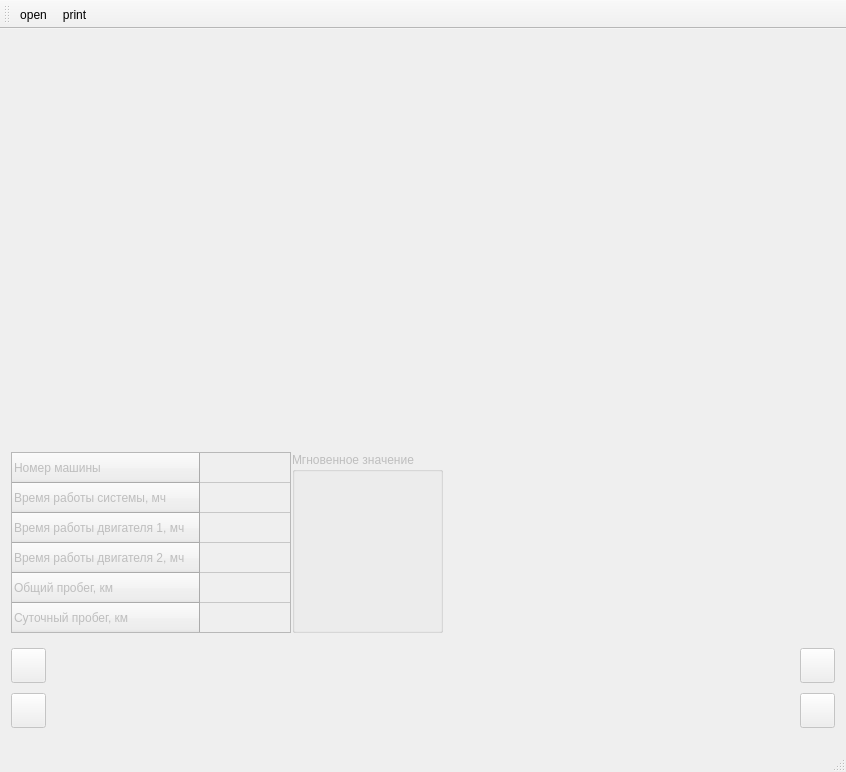
<?xml version="1.0" encoding="UTF-8"?>
<ui version="4.0">
 <class>MainWindow</class>
 <widget class="QMainWindow" name="MainWindow">
  <property name="geometry">
   <rect>
    <x>0</x>
    <y>0</y>
    <width>846</width>
    <height>772</height>
   </rect>
  </property>
  <property name="windowTitle">
   <string>MainWindow</string>
  </property>
  <widget class="QWidget" name="centralWidget">
   <layout class="QVBoxLayout" name="verticalLayout">
    <item>
     <widget class="QwtPlot" name="qwtPlot_2">
      <property name="enabled">
       <bool>false</bool>
      </property>
      <property name="maximumSize">
       <size>
        <width>16777215</width>
        <height>500</height>
       </size>
      </property>
     </widget>
    </item>
    <item>
     <layout class="QHBoxLayout" name="horizontalLayout" stretch="0,0,0">
      <property name="spacing">
       <number>1</number>
      </property>
      <item>
       <widget class="QTableWidget" name="tableWidget">
        <property name="enabled">
         <bool>false</bool>
        </property>
        <property name="minimumSize">
         <size>
          <width>280</width>
          <height>181</height>
         </size>
        </property>
        <property name="maximumSize">
         <size>
          <width>280</width>
          <height>181</height>
         </size>
        </property>
        <property name="verticalScrollBarPolicy">
         <enum>Qt::ScrollBarAlwaysOff</enum>
        </property>
        <property name="horizontalScrollBarPolicy">
         <enum>Qt::ScrollBarAlwaysOff</enum>
        </property>
        <attribute name="horizontalHeaderVisible">
         <bool>false</bool>
        </attribute>
        <row>
         <property name="text">
          <string>Номер машины</string>
         </property>
        </row>
        <row>
         <property name="text">
          <string>Время работы системы, мч</string>
         </property>
        </row>
        <row>
         <property name="text">
          <string>Время работы двигателя 1, мч</string>
         </property>
        </row>
        <row>
         <property name="text">
          <string>Время работы двигателя 2, мч</string>
         </property>
        </row>
        <row>
         <property name="text">
          <string>Общий пробег, км</string>
         </property>
        </row>
        <row>
         <property name="text">
          <string>Суточный пробег, км</string>
         </property>
        </row>
        <column>
         <property name="text">
          <string>Значения</string>
         </property>
        </column>
       </widget>
      </item>
      <item>
       <widget class="QGroupBox" name="groupBox">
        <property name="enabled">
         <bool>false</bool>
        </property>
        <property name="maximumSize">
         <size>
          <width>16777215</width>
          <height>200</height>
         </size>
        </property>
        <property name="title">
         <string>Мгновенное значение</string>
        </property>
        <widget class="QWidget" name="horizontalLayoutWidget">
         <property name="geometry">
          <rect>
           <x>9</x>
           <y>39</y>
           <width>171</width>
           <height>181</height>
          </rect>
         </property>
         <layout class="QHBoxLayout" name="horizontalLayout_2"/>
        </widget>
       </widget>
      </item>
      <item>
       <spacer name="horizontalSpacer">
        <property name="orientation">
         <enum>Qt::Horizontal</enum>
        </property>
        <property name="sizeType">
         <enum>QSizePolicy::Expanding</enum>
        </property>
        <property name="sizeHint" stdset="0">
         <size>
          <width>40</width>
          <height>20</height>
         </size>
        </property>
       </spacer>
      </item>
     </layout>
    </item>
    <item>
     <layout class="QHBoxLayout" name="horizontalLayout_3">
      <property name="topMargin">
       <number>5</number>
      </property>
      <property name="bottomMargin">
       <number>5</number>
      </property>
      <item>
       <layout class="QVBoxLayout" name="verticalLayout_2">
        <property name="rightMargin">
         <number>0</number>
        </property>
        <property name="bottomMargin">
         <number>0</number>
        </property>
        <item>
         <widget class="QPushButton" name="pushButton_2">
          <property name="enabled">
           <bool>false</bool>
          </property>
          <property name="minimumSize">
           <size>
            <width>35</width>
            <height>35</height>
           </size>
          </property>
          <property name="maximumSize">
           <size>
            <width>35</width>
            <height>35</height>
           </size>
          </property>
          <property name="text">
           <string/>
          </property>
          <property name="iconSize">
           <size>
            <width>20</width>
            <height>20</height>
           </size>
          </property>
         </widget>
        </item>
        <item>
         <widget class="QPushButton" name="pushButton">
          <property name="enabled">
           <bool>false</bool>
          </property>
          <property name="minimumSize">
           <size>
            <width>35</width>
            <height>35</height>
           </size>
          </property>
          <property name="maximumSize">
           <size>
            <width>35</width>
            <height>35</height>
           </size>
          </property>
          <property name="text">
           <string/>
          </property>
          <property name="iconSize">
           <size>
            <width>20</width>
            <height>20</height>
           </size>
          </property>
         </widget>
        </item>
       </layout>
      </item>
      <item>
       <widget class="QwtPlot" name="qwtPlot">
        <property name="enabled">
         <bool>false</bool>
        </property>
        <property name="sizePolicy">
         <sizepolicy hsizetype="MinimumExpanding" vsizetype="Maximum">
          <horstretch>0</horstretch>
          <verstretch>0</verstretch>
         </sizepolicy>
        </property>
        <property name="minimumSize">
         <size>
          <width>0</width>
          <height>90</height>
         </size>
        </property>
        <property name="maximumSize">
         <size>
          <width>16777215</width>
          <height>90</height>
         </size>
        </property>
        <property name="cursor">
         <cursorShape>IBeamCursor</cursorShape>
        </property>
        <property name="contextMenuPolicy">
         <enum>Qt::DefaultContextMenu</enum>
        </property>
        <property name="frameShape">
         <enum>QFrame::NoFrame</enum>
        </property>
        <property name="lineWidth">
         <number>0</number>
        </property>
        <property name="midLineWidth">
         <number>100</number>
        </property>
       </widget>
      </item>
      <item>
       <layout class="QVBoxLayout" name="verticalLayout_3">
        <property name="rightMargin">
         <number>0</number>
        </property>
        <item>
         <widget class="QPushButton" name="pushButton_4">
          <property name="enabled">
           <bool>false</bool>
          </property>
          <property name="minimumSize">
           <size>
            <width>35</width>
            <height>35</height>
           </size>
          </property>
          <property name="maximumSize">
           <size>
            <width>35</width>
            <height>35</height>
           </size>
          </property>
          <property name="text">
           <string/>
          </property>
          <property name="iconSize">
           <size>
            <width>20</width>
            <height>20</height>
           </size>
          </property>
         </widget>
        </item>
        <item>
         <widget class="QPushButton" name="pushButton_3">
          <property name="enabled">
           <bool>false</bool>
          </property>
          <property name="minimumSize">
           <size>
            <width>35</width>
            <height>35</height>
           </size>
          </property>
          <property name="maximumSize">
           <size>
            <width>35</width>
            <height>35</height>
           </size>
          </property>
          <property name="text">
           <string/>
          </property>
          <property name="iconSize">
           <size>
            <width>20</width>
            <height>20</height>
           </size>
          </property>
         </widget>
        </item>
       </layout>
      </item>
     </layout>
    </item>
   </layout>
  </widget>
  <widget class="QMenuBar" name="menuBar">
   <property name="geometry">
    <rect>
     <x>0</x>
     <y>0</y>
     <width>846</width>
     <height>21</height>
    </rect>
   </property>
  </widget>
  <widget class="QToolBar" name="mainToolBar">
   <attribute name="toolBarArea">
    <enum>TopToolBarArea</enum>
   </attribute>
   <attribute name="toolBarBreak">
    <bool>false</bool>
   </attribute>
   <addaction name="actionOpen"/>
   <addaction name="actionPrint"/>
  </widget>
  <widget class="QStatusBar" name="statusBar"/>
  <action name="actionOpen">
   <property name="checkable">
    <bool>false</bool>
   </property>
   <property name="text">
    <string>open</string>
   </property>
   <property name="toolTip">
    <string>Открыть файл журнала регистратора</string>
   </property>
  </action>
  <action name="actionPrint">
   <property name="checkable">
    <bool>false</bool>
   </property>
   <property name="enabled">
    <bool>true</bool>
   </property>
   <property name="text">
    <string>print</string>
   </property>
   <property name="toolTip">
    <string>Печать файла</string>
   </property>
  </action>
 </widget>
 <layoutdefault spacing="6" margin="11"/>
 <customwidgets>
  <customwidget>
   <class>QwtPlot</class>
   <extends>QFrame</extends>
   <header>qwt_plot.h</header>
   <container>1</container>
  </customwidget>
 </customwidgets>
 <resources/>
 <connections/>
</ui>
